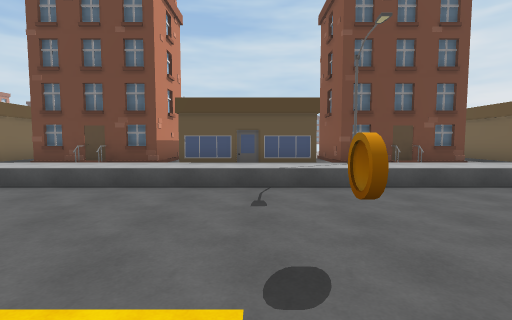
[1] (above)

24 first-person views from a walk through a 3-D level made in the Unity game engine. The camera is 1.5 m above the floor, tilts 4° down and sees 85° across. The floor is counted in squares, 2 m on a side. Each view is taken from the middle of a square. On the plan, view 1 faces up. The plan holds only what a view shows up to about 10 squares ahead; the rest is blank. The place goes on beyond the plan. The player is left out. Some surface patterns are stand-ins.

[2]
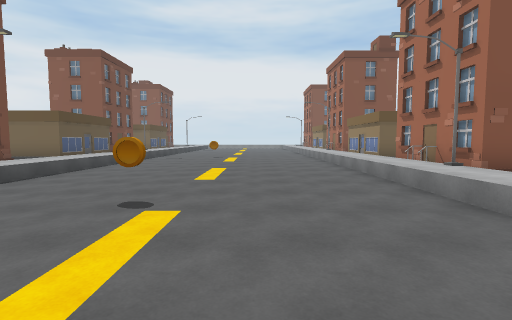

[3]
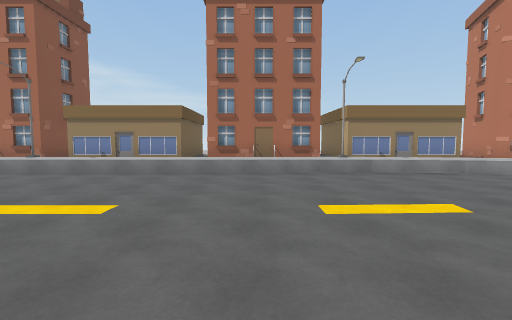

[4]
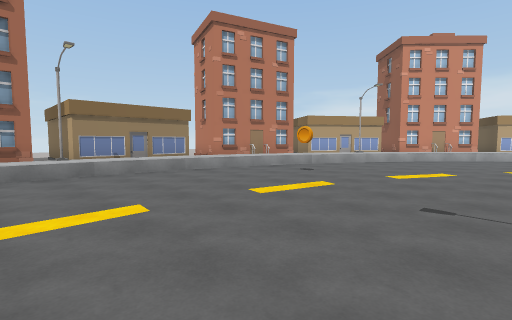

[5]
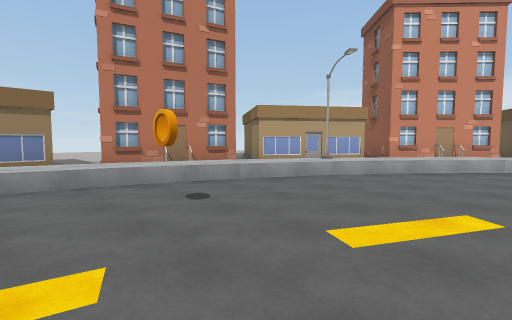

[6]
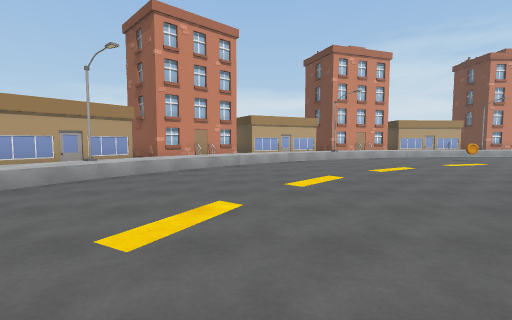

[7]
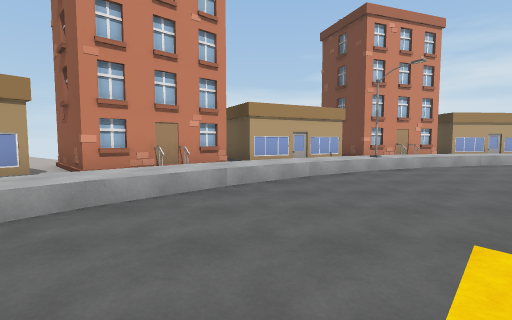

[8]
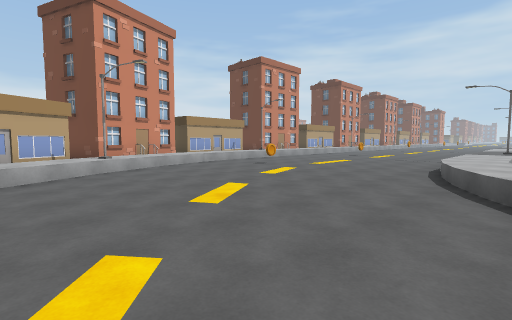

[9]
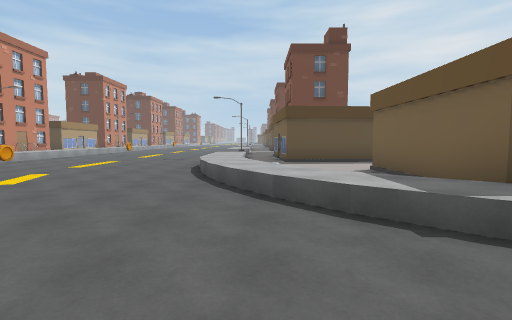

[10]
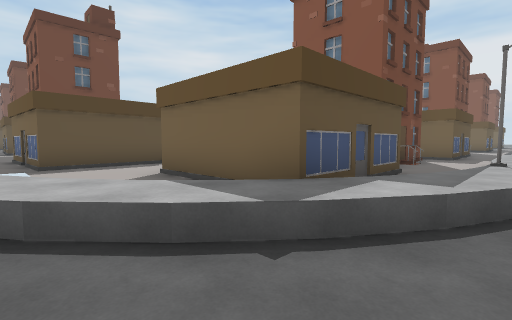

[11]
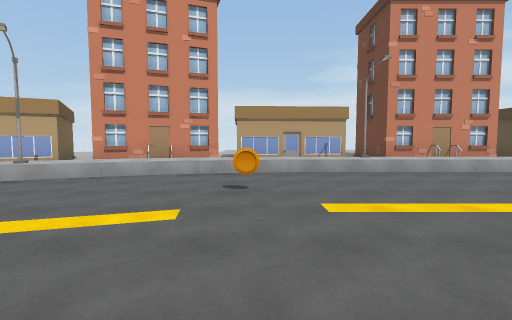

[12]
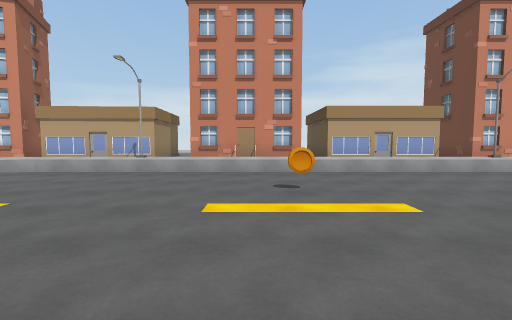

[13]
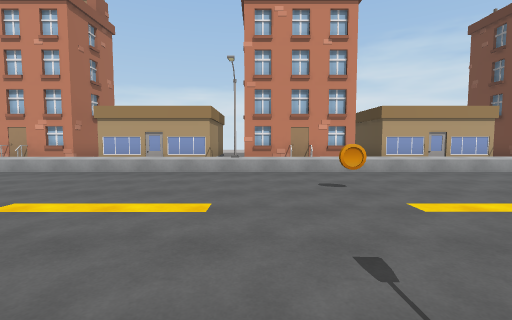

[14]
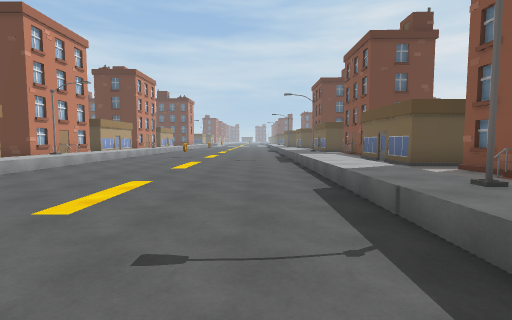

[15]
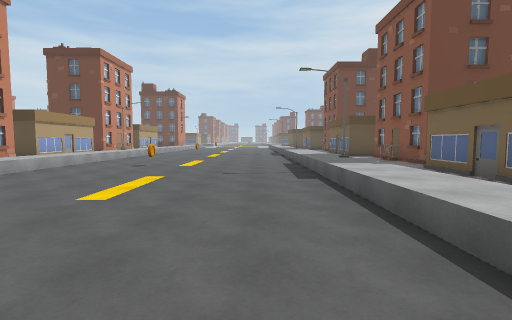

[16]
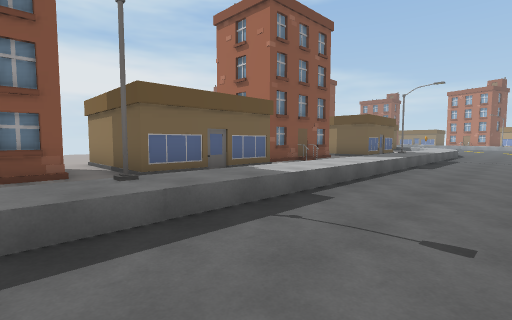

[17]
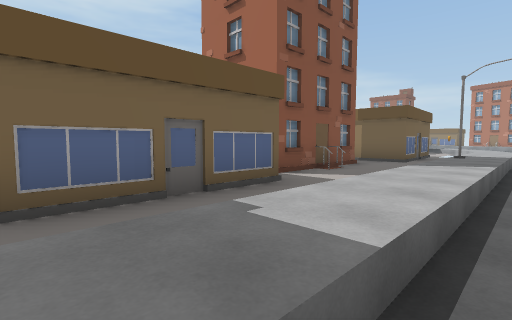

[18]
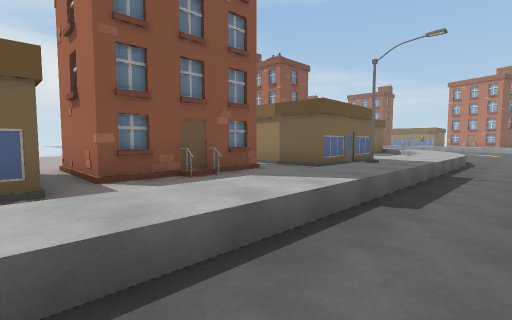

[19]
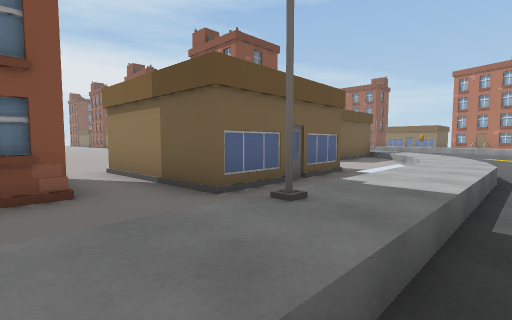

[20]
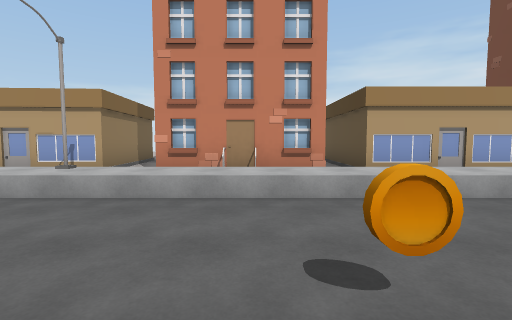

[21]
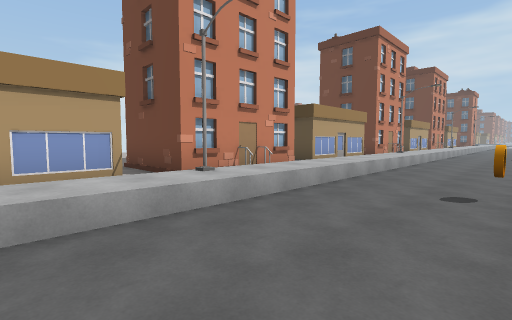

[22]
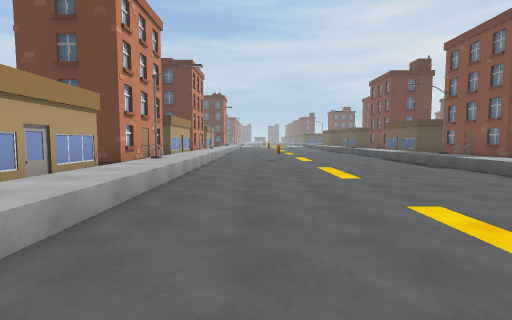

[23]
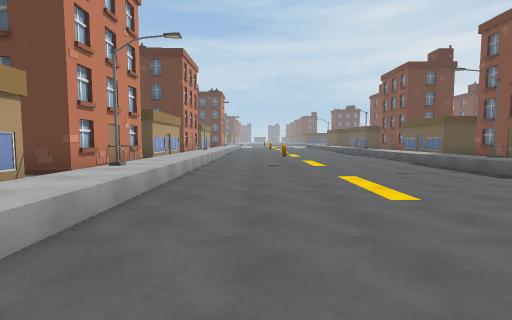

[24]
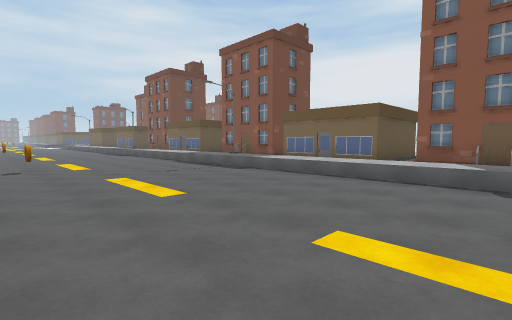

### Floor plan
Key: @ floor where view 1 was taken; # wall or solid block; . floor; ^ raised ledge; O other object.
Columns run from 24 left of view 1 to 7 right of it. Each row starts with its distance up from view 1.
 37 O ^.......^ ^#
 36 ^ ^.......^ OO
 35 #^^..O....^ ^#
 34 OO^.......^^^OOO
 33 #^^.......^^#
 32 O^^.......^^#
 31 O^^.......^^O
 30 #^^.......^^^##^
 29 #^^.......^^^O
 28 #^^.......^^^#
 27 #^^.......^^O#
 26 #O^.......^^^#
 25 #O^..O....^^^##^^^^
 24 O^^.......^^#     ^
 23 O^^.......^^#
 22 O^^.......^^O
 21 #^^.......^^^O^^^^^
 20 O^^.......^^^#   ^^^^
 19 #^^.......^^OO
 18 O^^..O....^^^#
 17 #O^.......^^^^^O^
 16 #^^.......^^####^^^^^
 15 #^^.......^^#     ^^^
 14 ^^^.......^^##
 13 #^^.......^^O###
 12 # ^.......^^^^^
 11 O ^..O....^^^^^
 10 # ^.......^^^^O      O    ^O
  9 #O^^.......^^^#  #   #    ^    #
  8 ##^^.......^^^#  # ####    ###^#
  7  O^^........^^# #^^^^^^##O^ O  O
  6 #^^O^........^^^^^^^^^^^^^^^^^
  5 ###^^..........^^^^^^^^^^^^^^^^^
  4   #^^^..........................
  3   #O ^^.........................
  2   ##O^^^.................O......
  1    ##O^^^.......................
  0     ##O^^^..............@.......
 -1     ###^ O^^....................
 -2        ## ^^^^^.................
 -3         #OOO^^^^^^^^^^^^^^^^^^^^
 -4         #O###OOOOOOOOO OOO^OOOOO
 -5             #^###### O^###^####O

Positions as (right, up) in squares from view 1, and headings:
1: (0, 0), facing up
2: (-3, 0), facing right
3: (-4, 4), facing down
4: (-5, 4), facing down-left
5: (-9, 3), facing down-left
6: (-9, 3), facing left
7: (-13, 3), facing left
8: (-13, 4), facing up-left
9: (-13, 4), facing up
10: (-13, 5), facing up-right
11: (-15, 11), facing left
12: (-15, 17), facing left
13: (-15, 24), facing left
14: (-16, 23), facing up
15: (-16, 27), facing up
16: (-17, 27), facing down-right
17: (-15, 25), facing down-right
18: (-16, 22), facing down-right
19: (-15, 18), facing down-right
20: (-18, 17), facing left
21: (-19, 21), facing up-left
22: (-20, 25), facing up
23: (-20, 27), facing up
24: (-20, 27), facing up-right
